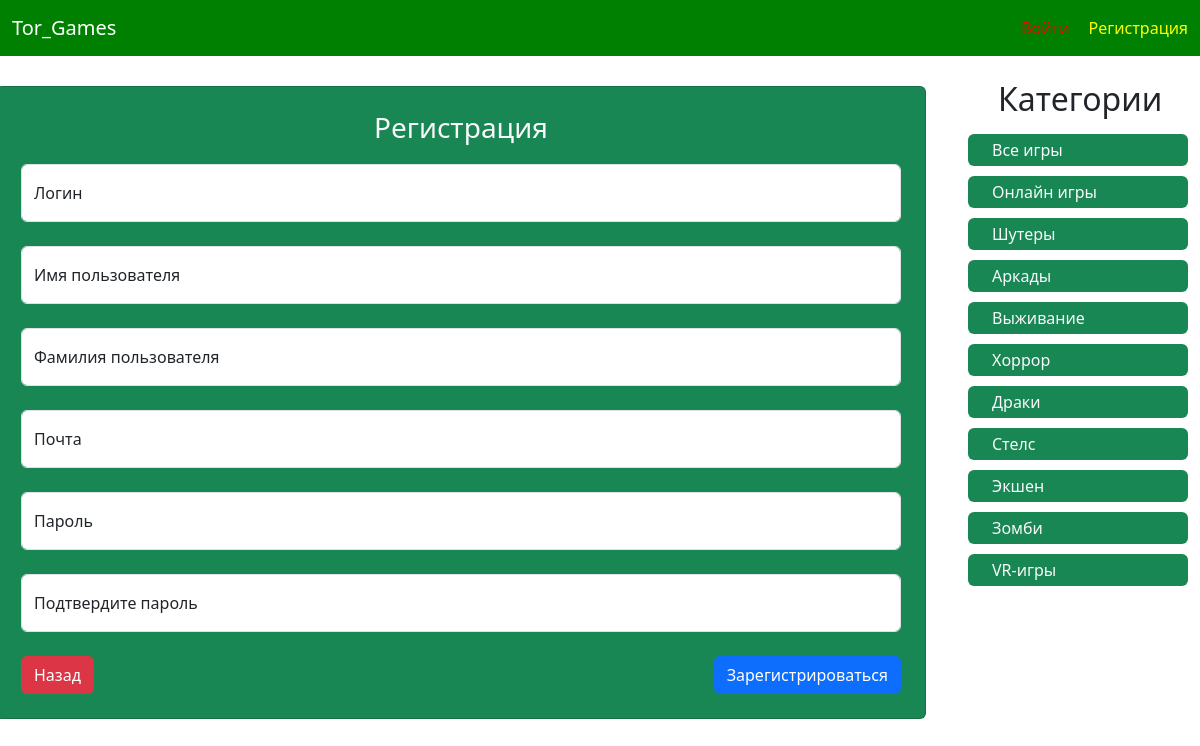
Screenshot of /register/ with the database file from the repository.
### torrent_games/models.py (models this page shows, shortened)
class Category(models.Model):
    title = models.CharField(max_length=255, verbose_name='Название категории')
    def get_absolute_url(self):
        return reverse('category', kwargs={'pk': self.pk})
    class Meta:
        verbose_name = 'Категория'
        verbose_name_plural = 'Категории'

### torrent_games/views.py (the view)
# urls.py: path('register/', register_user, name='register'),
def register_user(request):
    if request.method == 'POST':
        form = RegisterForm(request.POST)
        if form.is_valid():
            user = form.save()
            profile = Profile.objects.create(user=user)
            profile.save()
            messages.success(request, 'Регистрация прошла успешно')
            return redirect('login')
        else:
            for field in form.errors:
                messages.error(request, form.errors[field].as_text())
                return redirect('register')
    else:
        form = RegisterForm()
    context = {
        'title': 'Регистрация',
        'form': form
    }
    if not request.user.is_authenticated:
        return render(request, 'tor_games/register.html', context)
    else:
        return redirect('index')

### torrent_games/forms.py
class RegisterForm(UserCreationForm):
    password1 = forms.CharField(widget=forms.PasswordInput(attrs={
        'class': 'form-control',
        'placeholder': 'Пароль'
    }))
    password2 = forms.CharField(widget=forms.PasswordInput(attrs={
        'class': 'form-control',
        'placeholder': 'Подтвердить пароль'
    }))
    username = forms.CharField(widget=forms.TextInput(attrs={
        'class': 'form-control',
        'placeholder': 'Логин'
    }))
    first_name = forms.CharField(widget=forms.TextInput(attrs={
        'class': 'form-control',
        'placeholder': 'Имя пользователя'
    }))
    last_name = forms.CharField(widget=forms.TextInput(attrs={
        'class': 'form-control',
        'placeholder': 'Фамилия пользователя'
    }))
    email = forms.EmailField(widget=forms.EmailInput(attrs={
        'class': 'form-control',
        'placeholder': 'Почта'
    }))

### torrent_games/templatetags/game_tags.py (called while the page is built)
@register.simple_tag()
def get_categories():
    return Category.objects.all()

### torrent_games/templates/tor_games/register.html (shortened to what this page needs)
{% extends 'base.html' %}
{% block main %}
<div class="content-left-column" style="float: left;
    margin-right: 28px;
    width: 718px;">
    <div class="d-flex justify-content-center mt-4">
        <div class="col-6 card p-4 bg-success" style="width: 930px; margin-top: 6px;">
            <h3 class="text-center text-light" style="margin-bottom: 19px;">{{ title }}</h3>
            <form action="" method="post" enctype="multipart/form-data">
                <div class="form-floating flex-fill mb-4">
                    {{ form.username }}
                    <label for="{{ form.username.id_for_label }}" class="form-label">
                    </label>
                </div>
                <div class="form-floating flex-fill mb-4">
                    {{ form.first_name }}
                    <label for="{{ form.first_name.id_for_label }}" class="form-label">
                    </label>
                </div>
                <div class="form-floating flex-fill mb-4">
                    {{ form.last_name }}
                    <label for="{{ form.last_name.id_for_label }}" class="form-label">
                    </label>
                </div>
                <div class="form-floating flex-fill mb-4">
                    {{ form.email }}
                    <label for="{{ form.email.id_for_label }}" class="form-label">
                    </label>
                </div>
                <div class="form-floating flex-fill mb-4">
                    {{ form.password1 }}
                    <label for="{{ form.password1.id_for_label }}" class="form-label">
                    </label>
                </div>
                <div class="form-floating flex-fill mb-4">
                    {{ form.password2 }}
                    <label for="{{ form.password2.id_for_label }}" class="form-label">
                    </label>
                </div>
                <div class="d-flex justify-content-between mt-4">
                    <a href="{% url 'index' %}" class="btn btn-danger">Назад</a>
                    <button type="submit" class="btn btn-primary">
                        Зарегистрироваться
                    </button>
                </div>
            </form>
        </div>
    </div>
</div>
<div class="content-right-column" style="float: left;
    width: 250px;">
    {% include 'tor_games/components/_categories.html' %}
</div>
{% endblock main %}

### torrent_games/templates/tor_games/components/_categories.html
{% load game_tags %}
<ul style="display: block; list-style-type: disc; margin-block-start: 1em; margin-block-end: 1em;
    margin-inline-start: 0px;
    margin-inline-end: 0px;
    padding-inline-start: 40px; margin-left:50px;">
    <h2 class="mt-4 justify-content-center mb-3" style="margin-left:60px;">Категории</h2>
    <li style="list-style: none; display: block; line-height: 32px; height: 32px; width: 220px; margin-left: 30px;
    margin-top:10px;"><a class="bg-success rounded nav-item nav-link link-light px-4" href="{% url 'index' %}">Все игры</a></li>
    {% get_categories as categories %}
    {% for category in categories %}
    <li style="list-style: none; display: block; line-height: 32px; height: 32px; width: 220px;
    margin-top:10px; margin-left: 30px;"><a class="bg-success rounded nav-item nav-link link-light px-4" href="{{ category.get_absolute_url }}">{{ category.title }}</a></li>
    {% endfor %}
</ul>

### rows the page displays
Category: title "Онлайн игры"
Category: title "Шутеры"
Category: title "Аркады"
Category: title "Выживание"
Category: title "Хоррор"
Category: title "Драки"
Category: title "Стелс"
Category: title "Экшен"
Category: title "Зомби"
Category: title "VR-игры"

### other values shown
{{ title }} "Регистрация"
